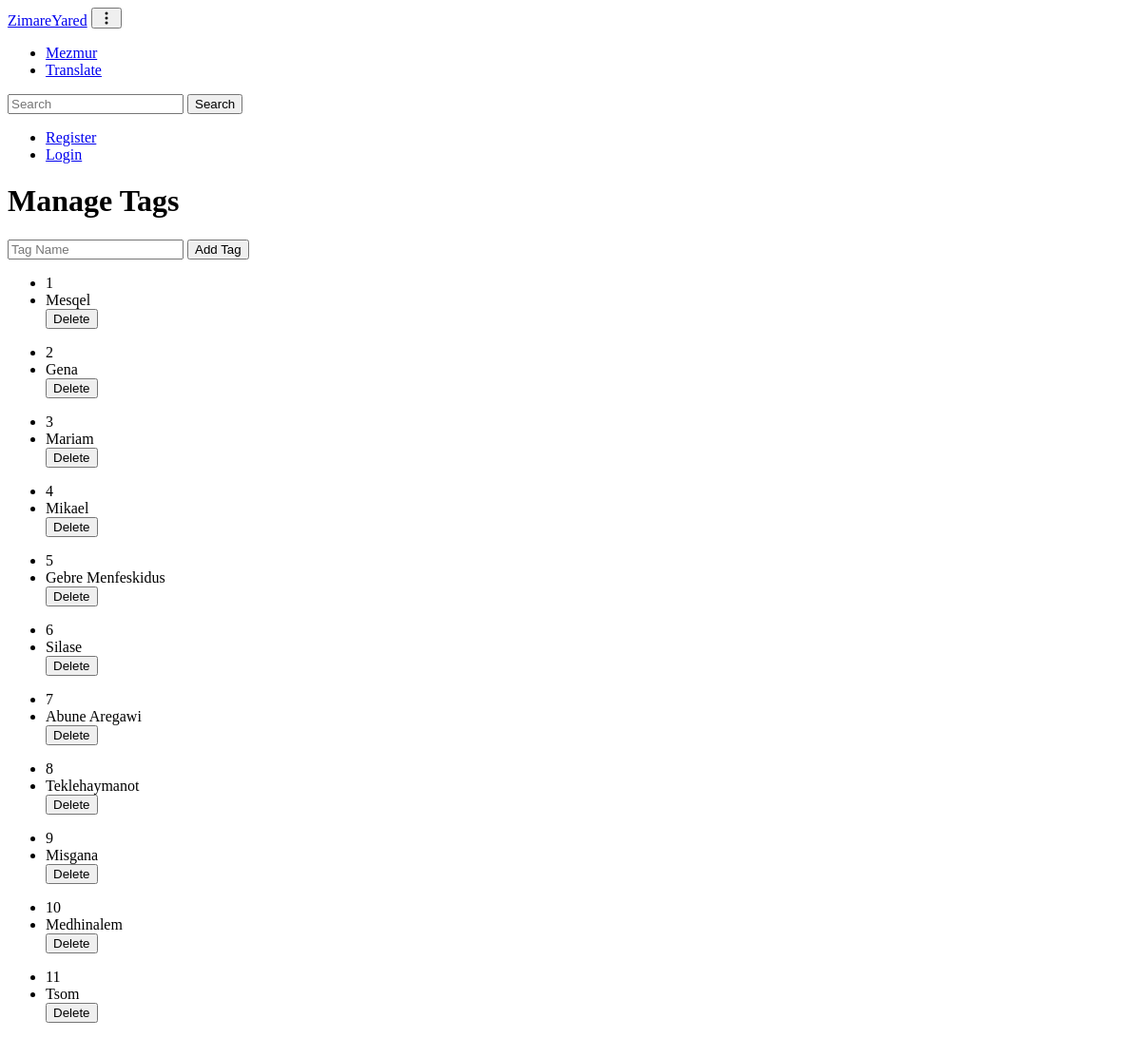
Page /add_tag_form on the earlier database version.
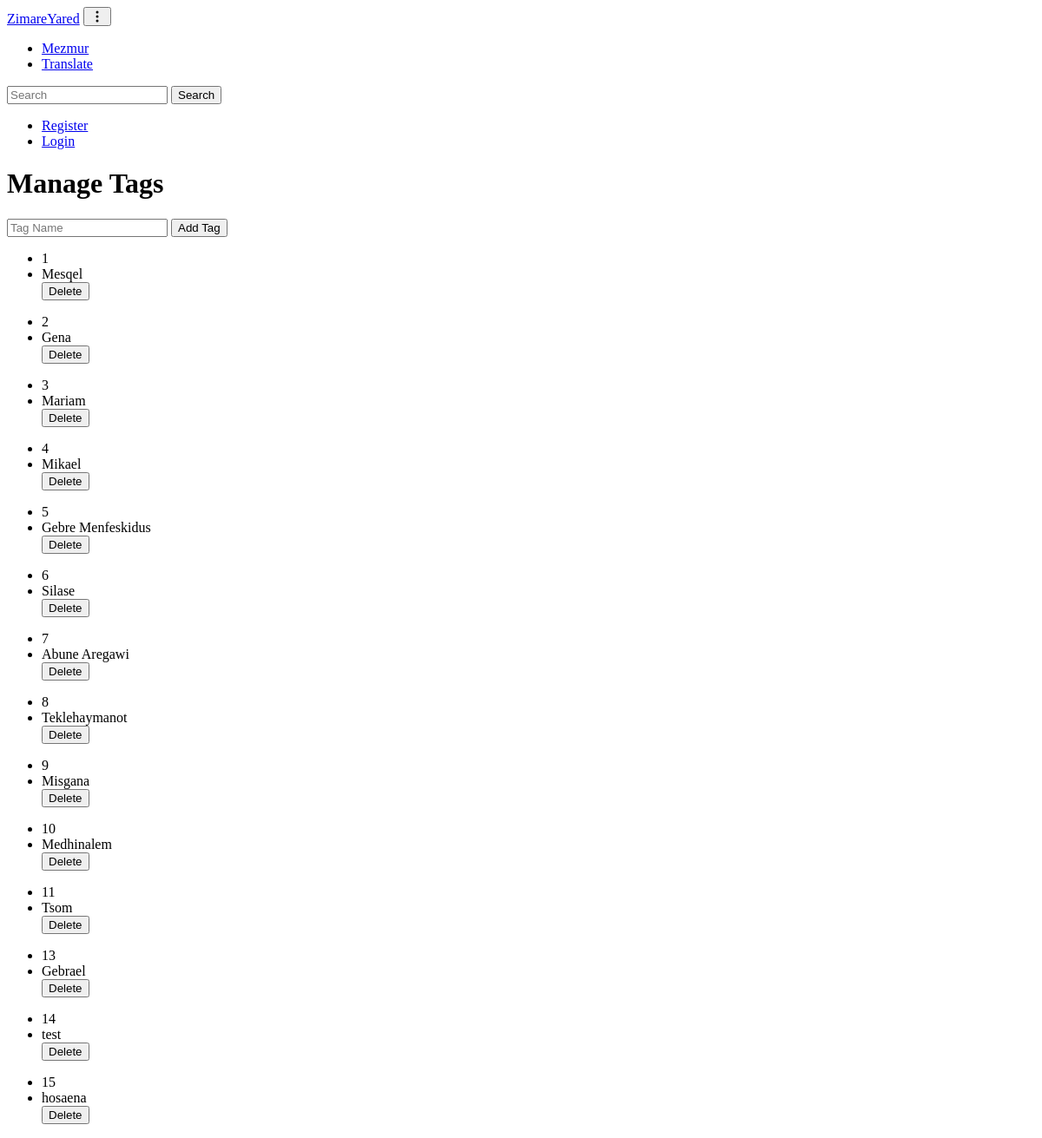
Same page on the later database version.
### tables this page shows
CREATE TABLE tagList (
  t_id INTEGER PRIMARY KEY,
  tag TEXT NOT NULL UNIQUE
);

### flask_package/__init__.py (the view)
@app.route('/add_tag_form', methods=['GET', 'POST'])
def add_tag_form():
    if rq.method == 'POST':
        tag_name = rq.form.get('name')
        db.add_tags(tag_name)
        return redirect(url_for('add_tag_form'))
    return render_template("tags.html", tags=db.get_taglist())

### flask_package/db.py (called while the page is built)
def get_db():
    if 'db' not in g:
        g.db = sqlite3.connect(
            current_app.config['DATABASE'],
            detect_types=sqlite3.PARSE_DECLTYPES
        )
        g.db.row_factory = sqlite3.Row
    return g.db

def get_taglist():
    db_ob = get_db()
    cursor = db_ob.cursor()
    sql = 'SELECT * FROM tagList'
    cursor.execute(sql)
    data = cursor.fetchall()
    return data

### flask_package/templates/tags.html
{%include 'navbar.html'%}
<h1>Manage Tags</h1>
<form method="POST" action="/add_tag_form">
    <input type="text" name="name" value="" placeholder="Tag Name" required>
    <button type="submit"> Add Tag </button>
</form>
<ul>
    {% for tag in tags %}
        <li>{{tag[0]}}</li>
        <li>
            {{ tag.tag }}
            <form method="POST" action="{{ url_for('delete_tag', tag_id=tag.t_id) }}">
                <button type="submit" class="btn btn-danger btn-sm">Delete</button>
            </form>
        </li>
    {% endfor %}
</ul>

### flask_package/templates/navbar.html (shortened to what this page needs)
  <nav class="navbar navbar-expand-lg bg-body-tertiary">
    <div class="container-fluid">
      <a class="navbar-brand" href="{{url_for('index')}}">ZimareYared</a>
      <button class="navbar-toggler" type="button" data-bs-toggle="collapse" data-bs-target="#navbarNavDropdown" aria-controls="navbarNavDropdown" aria-expanded="false" aria-label="Toggle navigation">
        <i class="bi bi-three-dots-vertical">
          <svg xmlns="http://www.w3.org/2000/svg" width="16" height="16" fill="currentColor" class="bi bi-three-dots-vertical" viewBox="0 0 16 16">
  <path d="M9.5 13a1.5 1.5 0 1 1-3 0 1.5 1.5 0 0 1 3 0m0-5a1.5 1.5 0 1 1-3 0 1.5 1.5 0 0 1 3 0m0-5a1.5 1.5 0 1 1-3 0 1.5 1.5 0 0 1 3 0"/>
</svg>
        </i>
      </button>
      <div class="collapse navbar-collapse " id="navbarNavDropdown">
        <ul class="navbar-nav">
          <li class="nav-item">
            <a class="nav-link {% block activeMezmur %}{% endblock  %}" aria-current="page" href="{{url_for('mezmur')}}">Mezmur</a>
          </li>
          <li class="nav-item">
            <a class="nav-link {% block activeTranslate %}{% endblock  %}" href="{{url_for('translate')}}">Translate</a>
          </li>
        </ul>
        <form action="/search" class="d-flex justify-content-end"  role="search">
          <input class="form-control me-2" type="search" name="search_term" placeholder="Search" aria-label="Search">
          <button class="btn btn-outline-success" type="submit">Search</button>
        </form>
        <ul  class="navbar-nav ms-auto">
          {% if not current_user.is_authenticated%}
          <li class="nav-item">
            <a class="nav-link {% block activeRegister %}{% endblock  %}" href={{url_for('register')}}>Register</a>
          </li>
          <li class="nav-item">
            <a class="nav-link {% block activeLogin %}{% endblock  %}" href={{url_for('login')}}>Login</a>
          </li>
          {% endif %}
        </ul>
      </div>
    </div>
  </nav>

Differences in the rows shown:
added tagList: t_id "13", tag "Gebrael"
added tagList: t_id "14", tag "test"
added tagList: t_id "15", tag "hosaena"
